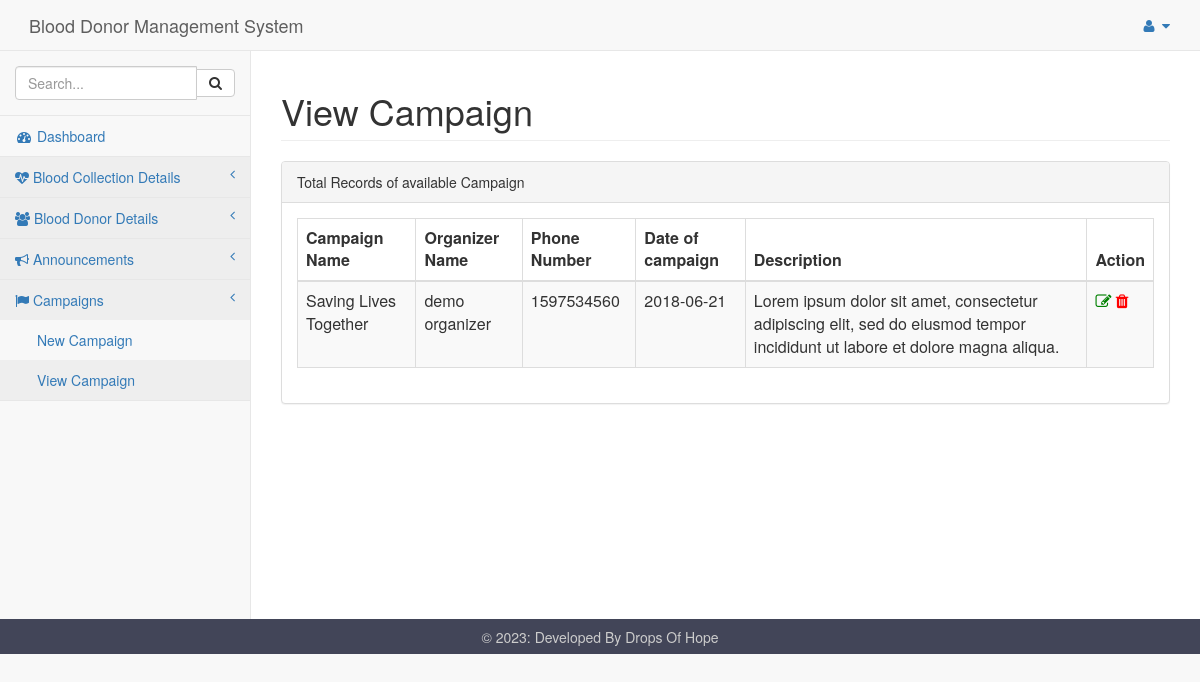
Page /admin/pages/viewcampaign.php on the committed database.
### tables this page shows
CREATE TABLE `campaigndb` (
  `id` int(11) NOT NULL,
  `cname` varchar(50) NOT NULL,
  `oname` varchar(50) NOT NULL,
  `phn` int(10) NOT NULL,
  `cdate` date NOT NULL,
  `descp` text NOT NULL
);

### admin/pages/viewcampaign.php (the view, shortened to what this page needs)
<html>
<head>
	<link href="../assests/vendor/bootstrap/css/bootstrap.min.css" rel="stylesheet">
	<link href="../assests/vendor/metisMenu/metisMenu.min.css" rel="stylesheet">
	<link href="../assests/css/sb-admin-2.css" rel="stylesheet">
	<link href="../assests/vendor/font-awesome/css/font-awesome.min.css" rel="stylesheet" type="text/css">
	<link rel="stylesheet" href="../assests/fonts/icofont.min.css">
</head>
<body>
	<div id="wrapper">
		<?php include 'includes/nav.php' ?>
		<div id="page-wrapper">
			<div class="container-fluid">
				<div class="row">
					<div class=".col-lg-12">
						<h1 class="page-header">View Campaign</h1>
					</div>
				</div>
				<div class="row">
					<div class=".col-lg-12">
						<div class="panel panel-default">
							<div class="panel-heading">
								Total Records of available Campaign
							</div>
							<div class="panel-body">
								<div class="table-responsive">
									<table class="table table-striped table-bordered table-hover" id="dataTables-example">
										<?php
										include "dbconnect.php";
										$qry = "SELECT * FROM `campaigndb`";
										$result = mysqli_query($conn, $qry);
										echo "
						<thead>
						<tr>
							<th>Campaign Name</th>
							<th>Organizer Name</th>
							<th>Phone Number</th>
							<th>Date of campaign</th>
							<th>Description</th>
                            <th colspan='2'>Action</th>
						</tr>
						</thead>";
										while ($row = mysqli_fetch_array($result)) {
											echo "<tbody>
						  <tr>
						  <td>" . $row['cname'] . "</td>
						  <td>" . $row['oname'] . "</td>
						  <td>" . $row['phn'] . "</td>
						  <td>" . $row['cdate'] . "</td>
						  <td>" . $row['descp'] . "</td>
						  <td>
						  <a href='updatecampaign.php?id=" . $row['id'] . "'><i class='fa fa-edit ' style='color:green; margin: right 10px;'></i></a>
						  <a href='deletecampaign.php?id=" . $row['id'] . "'><i class='fa fa-trash' style='color:red; margin: right 10px;'></i></a>
						  </td>
						</tr>
						</tbody>";
										}
										?>
									</table>
								</div>
							</div>
						</div>
					</div>
				</div>
			</div>
		</div>
	</div>
</body>
<footer>
	<p>&copy; <?php echo date("Y"); ?>: Developed By Drops Of Hope</p>
</footer>
</html>

### admin/assests/css/sb-admin-2.css (style rules this page uses)
body { background-color: #f8f8f8; }
#wrapper { width: 100%; }
#page-wrapper { padding: 0 15px; min-height: 568px; background-color: white; }
@media (min-width: 768px) { #page-wrapper { position: inherit; margin: 0 0 0 250px; padding: 0 30px; border-left: 1px solid #e7e7e7; } }

### admin/pages/viewcampaign.php (style rules this page uses)
footer { background-color: #424558; bottom: 0; left: 0; right: 0; height: 35px; text-align: center; color: #CCC; }
footer p { padding: 10.5px; margin: 0px; line-height: 100%; }

### rows in the picture
campaigndb: cname "Saving Lives Together", oname "demo organizer", phn "1597534560", cdate "2018-06-21", descp "Lorem ipsum dolor sit amet, consectetur adipiscing elit, sed do eiusmod tempor incididunt ut labore et dolore magna aliqua."
